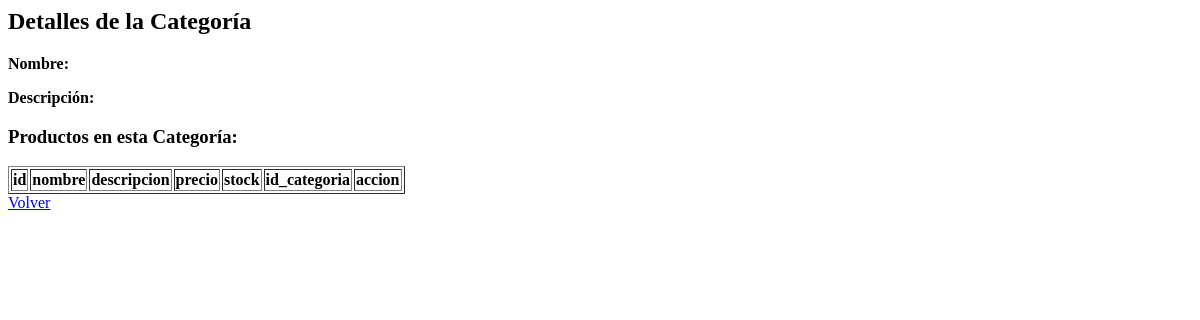
The page /categoria/3 on the database as committed earlier.
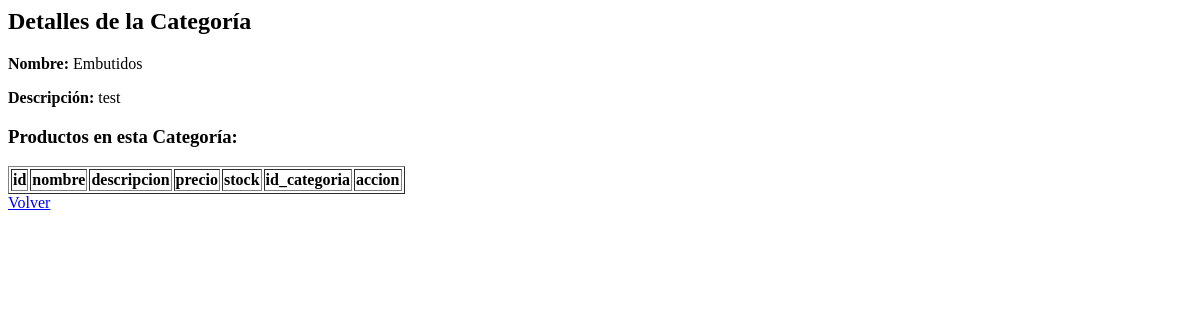
The same page on the database as committed later.
### tables this page shows
CREATE TABLE Categoria (
                            id_categoria INTEGER PRIMARY KEY,
                            nombre TEXT,
                            descripcion TEXT
                        );

### routes/routes.py (the view)
@main.route("/categoria/<int:id>")
def categoria(id):
    bd = g.get("bd")
    info_categoria = bd.consultar_info_categoria(id)
    return render_template("categoria.html", categoria = info_categoria)

### routes/routes.py (called while the page is built)
@main.before_request
def inicializar_bd():
    bd = GestionBD()
    g.bd = bd # Definir una variable global para gestion de bd
    bd.crear_bd()

### services/gestion_bd.py (called while the page is built)
    def consultar_info_categoria(self, id_categoria):
        conexion = sqlite3.connect(self.direccion_bd)
        conexion.row_factory = sqlite3.Row
        cursor = conexion.cursor()
        cursor.execute("SELECT * FROM Categoria WHERE id_categoria = ?", (id_categoria,))
        categoria = cursor.fetchone()
        cursor.execute("SELECT * FROM Producto WHERE id_categoria = ?", (id_categoria,))
        productos = [dict(producto) for producto in cursor.fetchall()]
        conexion.close()
        if categoria:
            return {"nombre": categoria["nombre"], "descripcion": categoria["descripcion"], "productos": productos}
        return None

### templates/categoria.html (shortened to what this page needs)
<h2>Detalles de la Categoría</h2>
<p><strong>Nombre:</strong> {{ categoria['nombre'] }}</p>
<p><strong>Descripción:</strong> {{ categoria['descripcion'] }}</p>
<h3>Productos en esta Categoría:</h3>
<table border="1">
    <thead>
        <th>id</th>
        <th>nombre</th>
        <th>descripcion</th>
        <th>precio</th>
        <th>stock</th>
        <th>id_categoria</th>
        <th>accion</th>
    </thead>
</table>
<a href="/consultar_categoria">Volver</a>

Rows that differ between the two databases and show on the page:
added Categoria: nombre "Embutidos", descripcion "test"
